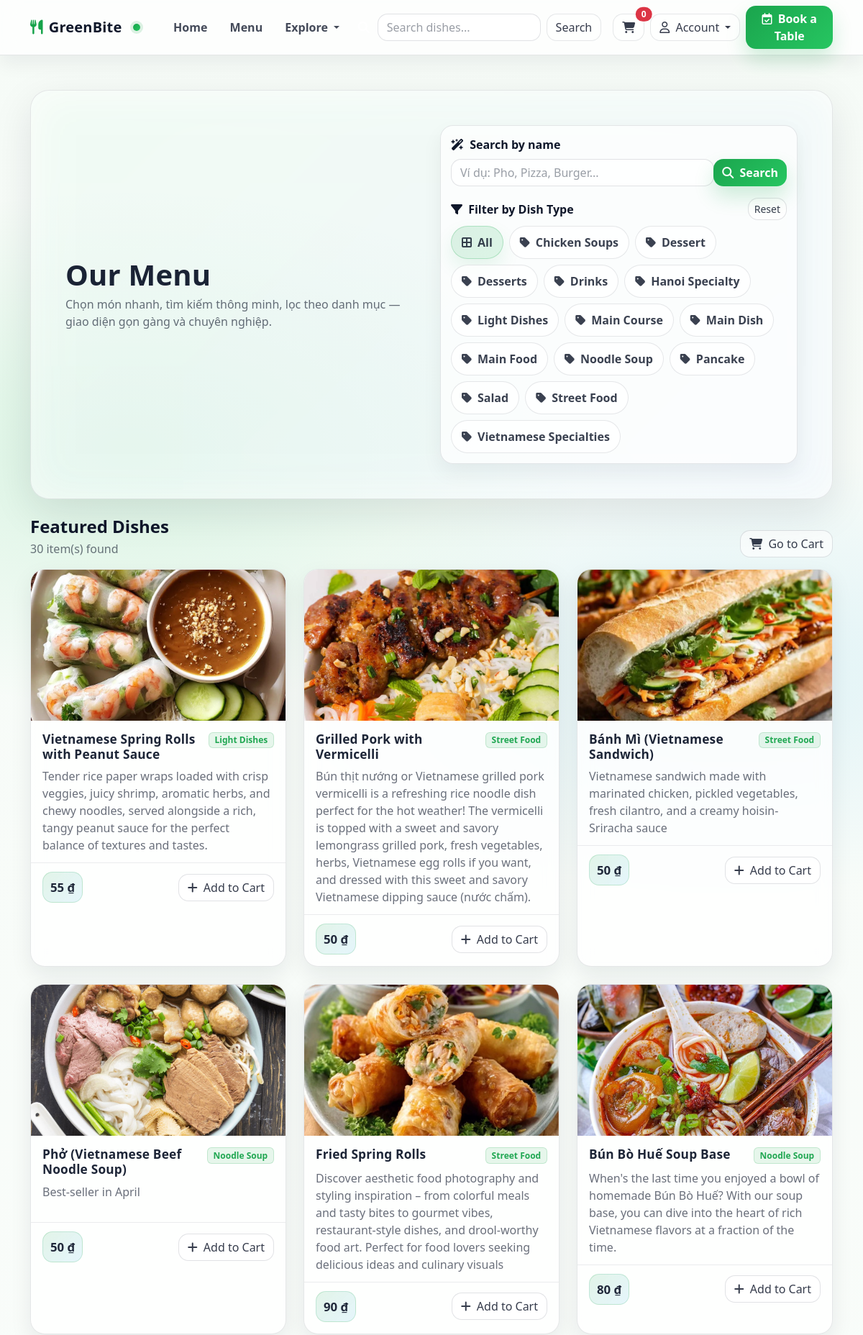
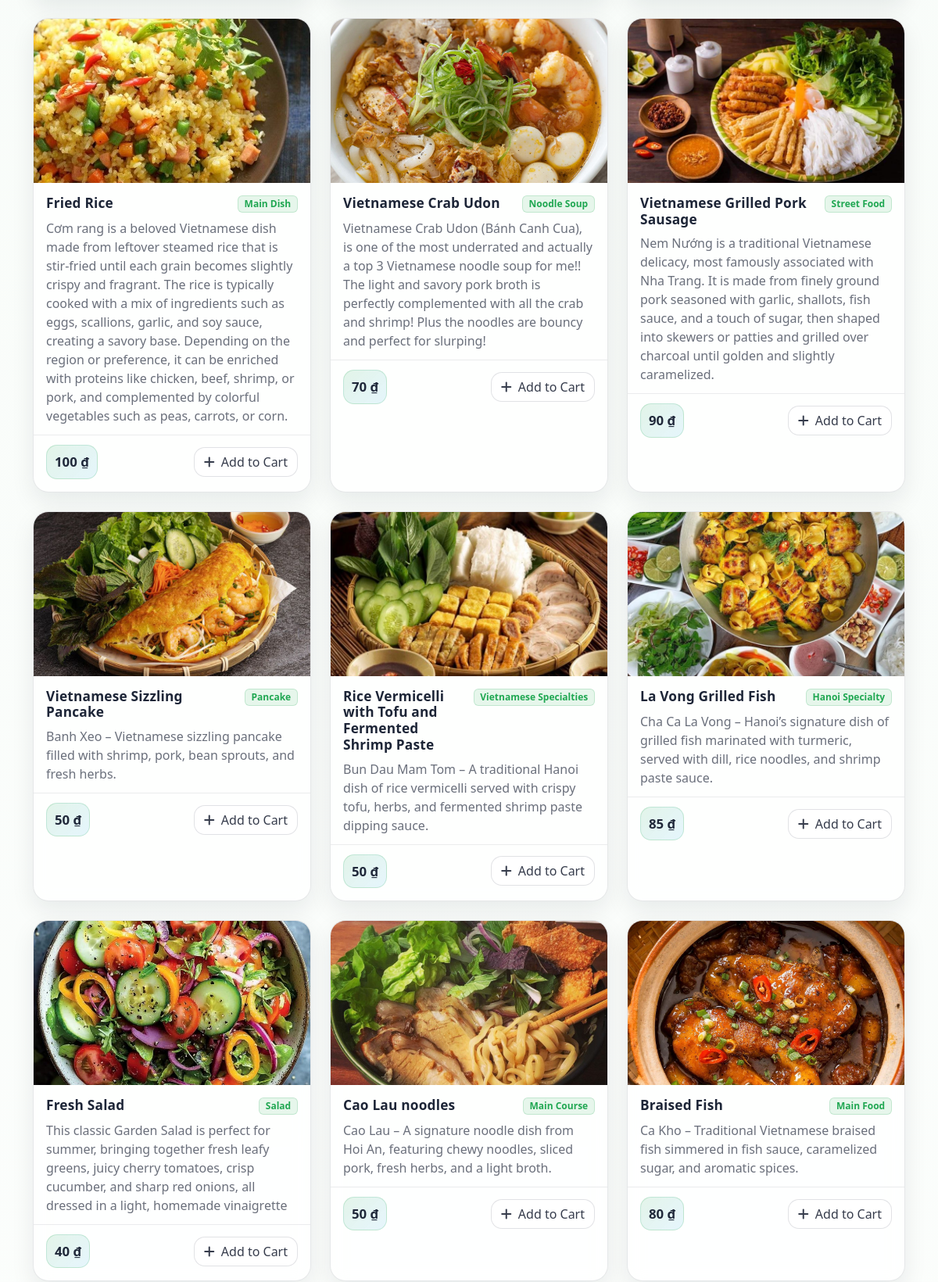
Screenshot of /search (upper part) with the database file from the repository (2 pictures, top to bottom).
### tables this page shows
CREATE TABLE menus (
            id INTEGER PRIMARY KEY AUTOINCREMENT,
            name TEXT NOT NULL,
            price REAL,
            description TEXT,
            image TEXT
        , rating REAL DEFAULT 5.0, category TEXT DEFAULT 'Main Course');

### app.py (the view)
@app.route("/search")
def search():
    controller = MenuController()
    return controller.search()

### app.py (called while the page is built)
@app.context_processor
def inject_user():
    cart = session.get('cart', {})
    try:
        cart_count = sum(int(v.get('quantity', 0)) for v in cart.values())
    except Exception:
        cart_count = 0
    return {
        'username': session.get('username'),
        'role': session.get('role'),
        'cart_count': cart_count
    }

### controller/menu_controller.py (called while the page is built)
    def _render_with_session(self, template_name, **context):
        if "username" in session:
            context["username"] = session.get("username")
            context["role"] = session.get("role")
        return render_template(template_name, **context)

    def search(self):
        keyword = (request.args.get("search") or "").strip()
        category = (request.args.get("category") or "").strip()
        menu_items = self.model.search_menu(keyword if keyword else None, category if category else None)
        try:
            categories = self.model.get_distinct_categories()
        except Exception:
            categories = self._unique_categories(menu_items or [])
        if any(not ((it.get("category") or "").strip()) for it in menu_items):
            if "Uncategorized" not in categories:
                categories.append("Uncategorized")
        return self._render_with_session(
            "search_menu.html",
            items=menu_items,
            categories=categories,
            selected_category=category,
            search_keyword=keyword,
        )

### model/menu_model.py (called while the page is built)
    def get_distinct_categories(self):
        connection = sqlite3.connect(self.db_path)
        cursor = connection.cursor()
        cursor.execute("SELECT DISTINCT category FROM menus WHERE category IS NOT NULL AND TRIM(category) != '' ORDER BY category")
        rows = cursor.fetchall()
        connection.close()
        return [r[0] for r in rows]

### templates/search_menu.html (shortened to what this page needs)
<!DOCTYPE html>
<html lang="vi">
<head>
  <link href="https://cdn.jsdelivr.net/npm/bootstrap@5.3.3/dist/css/bootstrap.min.css" rel="stylesheet">
  <link href="https://cdnjs.cloudflare.com/ajax/libs/font-awesome/6.5.0/css/all.min.css" rel="stylesheet">
  <link rel="stylesheet" href="https://code.jquery.com/ui/1.13.2/themes/base/jquery-ui.css">
</head>
<body>
  <nav class="navbar navbar-expand-lg sticky-top">
    <div class="container">
      <a class="navbar-brand text-white d-flex align-items-center gap-2" href="{{ url_for('search') }}">
        <i class="fa-solid fa-utensils"></i>
        <span>GreenBite</span><span class="brand-dot"></span>
      </a>
      <div class="collapse navbar-collapse" id="topNav">
        <ul class="navbar-nav me-auto mb-2 mb-lg-0 ms-lg-3 gap-lg-1">
          <li class="nav-item">
            <a class="nav-link" href="/">Home</a>
          </li>
          <li class="nav-item">
            <a class="nav-link active" aria-current="page" href="{{ url_for('search') }}">Menu</a>
          </li>
          <li class="nav-item dropdown">
            <a class="nav-link dropdown-toggle" href="#" role="button" data-bs-toggle="dropdown" aria-expanded="false">
              Explore
            </a>
          </li>
        </ul>
        <form class="d-flex gap-2 me-lg-3 my-3 my-lg-0" method="GET" action="{{ url_for('search') }}">
          <div class="input-group">
            <span class="input-group-text bg-transparent text-white border-0" style="border-top-left-radius:14px;border-bottom-left-radius:14px;">
              <i class="fa-solid fa-magnifying-glass"></i>
            </span>
            <input
              class="form-control"
              type="search"
              name="search"
              placeholder="Search dishes..."
              aria-label="Search dishes"
              style="min-width: 220px; border-top-right-radius:14px;border-bottom-right-radius:14px;"
            />
          </div>
          <button class="btn nav-cta" type="submit">Search</button>
        </form>
        <div class="d-flex align-items-center gap-2">
          <a class="btn nav-cta position-relative" href="/cart" aria-label="Cart">
            <i class="fa-solid fa-cart-shopping"></i>
            <span class="position-absolute top-0 start-100 translate-middle badge rounded-pill bg-danger">
              {{ cart_count or 0 }}
            </span>
          </a>
          <div class="dropdown">
            <button class="btn nav-cta dropdown-toggle" type="button" data-bs-toggle="dropdown" aria-expanded="false">
              <i class="fa-regular fa-user me-1"></i> Account
            </button>
          </div>
          <a class="btn btn-brand" href="/reservation">
            <i class="fa-regular fa-calendar-check me-1"></i> Book a Table
          </a>
        </div>
      </div>
    </div>
  </nav>
  <main class="container my-4 my-lg-5">
    <section class="hero p-4 p-lg-5 mb-4">
      <div class="row align-items-center g-4">
        <div class="col-lg-6">
          <h1 class="hero-title display-6 mb-2">Our Menu</h1>
          <p class="hero-sub mb-0">
            Chọn món nhanh, tìm kiếm thông minh, lọc theo danh mục — giao diện gọn gàng và chuyên nghiệp.
          </p>
        </div>
        <div class="col-lg-6">
          <div class="search-wrap">
            <form method="GET" action="{{ url_for('search') }}" class="mb-3">
              <label class="form-label fw-bold mb-2" for="searchInput">
                <i class="fa-solid fa-wand-magic-sparkles me-1"></i> Search by name
              </label>
              <div class="input-group">
                <input
                  type="text"
                  class="form-control"
                  id="searchInput"
                  name="search"
                  placeholder="Ví dụ: Pho, Pizza, Burger..."
                  aria-label="Search"
                />
                <button class="btn btn-brand" type="submit">
                  <i class="fa-solid fa-magnifying-glass me-1"></i> Search
                </button>
              </div>
            </form>
            <div>
              <div class="d-flex align-items-center justify-content-between mb-2">
                <div class="fw-bold">
                  <i class="fa-solid fa-filter me-1"></i> Filter by Dish Type
                </div>
                <a class="btn btn-ghost btn-sm" href="{{ url_for('search') }}">
                  Reset
                </a>
              </div>
              {% if categories %}
              <div class="d-flex flex-wrap gap-2">
                <a
                  class="pill {% if not selected_category %}active{% endif %}"
                  href="{{ url_for('search') }}"
                >
                  <i class="fa-solid fa-border-all"></i> All
                </a>
                {% for cat in categories %}
                  {% if cat and cat != 'Uncategorized' %}
                    <a
                      class="pill {% if selected_category == cat %}active{% endif %}"
                      href="{{ url_for('search', category=cat) }}"
                    >
                      <i class="fa-solid fa-tag"></i> {{ cat }}
                    </a>
                  {% endif %}
                {% endfor %}
              </div>
              {% else %}
                <div class="text-warning small">Chưa có danh mục để lọc.</div>
              {% endif %}
            </div>
          </div>
        </div>
      </div>
    </section>
    <section>
      <div class="d-flex align-items-end justify-content-between flex-wrap gap-2 mb-3">
        <div>
          <h2 class="h4 mb-1 fw-bold">Featured Dishes</h2>
          <div class="text-secondary" style="color:rgba(15,23,42,.60) !important;">
            {{ items|length }} item(s) found
          </div>
        </div>
        <div class="d-flex gap-2">
          <a class="btn btn-ghost" href="/cart">
            <i class="fa-solid fa-cart-shopping me-1"></i> Go to Cart
          </a>
        </div>
      </div>
      <div class="row g-4">
        {% for item in items %}
          <div class="col-md-6 col-lg-4">
            <div class="menu-card">
              {% if item.image %}
                <img
                  src="{{ url_for('static', filename='uploads/' ~ item.image) }}"
                  alt="{{ item.name }}"
                  class="menu-img"
                  loading="lazy"
                />
              {% endif %}
              <div class="menu-body">
                <div class="d-flex align-items-start justify-content-between gap-2">
                  <h3 class="menu-title">{{ item.name }}</h3>
                  {% if item.category %}
                    <span class="badge badge-cat">{{ item.category }}</span>
                  {% endif %}
                </div>
                <p class="menu-desc mb-0">
                  {{ item.description }}
                </p>
              </div>
              <div class="menu-footer">
                <div class="price">
                  {{ "{:,.0f}".format(item.price) }} ₫
                </div>
                <form action="{{ url_for('add_to_cart', item_id=item.id) }}" method="POST" class="m-0">
                  <button type="submit" class="btn btn-ghost">
                    <i class="fa-solid fa-plus me-1"></i> Add to Cart
                  </button>
                </form>
              </div>
            </div>
          </div>
        {% endfor %}
      </div>
    </section>
  </main>
</body>
</html>

### rows the page displays
menus: image (picture), name "Vietnamese Spring Rolls with Peanut Sauce", category "Light Dishes", description "Tender rice paper wraps loaded with crisp veggies, juicy shrimp, aromatic herbs, and chewy noodles, served alongside a rich, tangy peanut sauce for the perfect balance of textures and tastes.", price "55"
menus: image (picture), name "Grilled Pork with Vermicelli", category "Street Food", description "Bún thịt nướng or Vietnamese grilled pork vermicelli is a refreshing rice noodle dish perfect for the hot weather! The vermicelli is topped with a sweet and savory lemongrass grilled pork, fresh vegetables, herbs, Vietnamese egg rolls if you want, and dressed with this sweet and savory Vietnamese dipping sauce (nước chấm).", price "50"
menus: image (picture), name "Bánh Mì (Vietnamese Sandwich)", category "Street Food", description "Vietnamese sandwich made with marinated chicken, pickled vegetables, fresh cilantro, and a creamy hoisin-Sriracha sauce", price "50"
menus: image (picture), name "Phở (Vietnamese Beef Noodle Soup)", category "Noodle Soup", description "Best-seller in April", price "50"
menus: image (picture), name "Fried Spring Rolls", category "Street Food", description "Discover aesthetic food photography and styling inspiration – from colorful meals and tasty bites to gourmet vibes, restaurant-style dishes, and drool-worthy food art. Perfect for food lovers seeking delicious ideas and culinary visuals", price "90"
menus: image (picture), name "Bún Bò Huế Soup Base", category "Noodle Soup", description "When's the last time you enjoyed a bowl of homemade Bún Bò Huế? With our soup base, you can dive into the heart of rich Vietnamese flavors at a fraction of the time.", price "80"
menus: image (picture), name "Fried Rice", category "Main Dish", description "Cơm rang is a beloved Vietnamese dish made from leftover steamed rice that is stir-fried until each grain becomes slightly crispy and fragrant. The rice is typically cooked with a mix of ingredients such as eggs, scallions, garlic, and soy sauce, creating a savory base. Depending on the region or preference, it can be enriched with proteins like chicken, beef, shrimp, or pork, and complemented by colorful vegetables such as peas, carrots, or corn.", price "100"
menus: image (picture), name "Vietnamese Crab Udon", category "Noodle Soup", description "Vietnamese Crab Udon (Bánh Canh Cua), is one of the most underrated and actually a top 3 Vietnamese noodle soup for me!! The light and savory pork broth is perfectly complemented with all the crab and shrimp! Plus the noodles are bouncy and perfect for slurping!", price "70"
menus: image (picture), name "Vietnamese Grilled Pork Sausage", category "Street Food", description "Nem Nướng is a traditional Vietnamese delicacy, most famously associated with Nha Trang. It is made from finely ground pork seasoned with garlic, shallots, fish sauce, and a touch of sugar, then shaped into skewers or patties and grilled over charcoal until golden and slightly caramelized.", price "90"
menus: image (picture), name "Vietnamese Sizzling Pancake", category "Pancake", description "Banh Xeo – Vietnamese sizzling pancake filled with shrimp, pork, bean sprouts, and fresh herbs.", price "50"
menus: image (picture), name "Rice Vermicelli with Tofu and Fermented Shrimp Paste", category "Vietnamese Specialties", description "Bun Dau Mam Tom – A traditional Hanoi dish of rice vermicelli served with crispy tofu, herbs, and fermented shrimp paste dipping sauce.", price "50"
menus: image (picture), name "La Vong Grilled Fish", category "Hanoi Specialty", description "Cha Ca La Vong – Hanoi’s signature dish of grilled fish marinated with turmeric, served with dill, rice noodles, and shrimp paste sauce.", price "85"
menus: image (picture), name "Fresh Salad", category "Salad", description "This classic Garden Salad is perfect for summer, bringing together fresh leafy greens, juicy cherry tomatoes, crisp cucumber, and sharp red onions, all dressed in a light, homemade vinaigrette", price "40"
menus: image (picture), name "Cao Lau noodles", category "Main Course", description "Cao Lau – A signature noodle dish from Hoi An, featuring chewy noodles, sliced pork, fresh herbs, and a light broth.", price "50"
menus: image (picture), name "Braised Fish", category "Main Food", description "Ca Kho – Traditional Vietnamese braised fish simmered in fish sauce, caramelized sugar, and aromatic spices.", price "80"

### other values shown
{{ cart_count or 0 }} "0"
{{ cat }} "Chicken Soups" "Dessert" "Desserts" "Drinks" "Hanoi Specialty" "Light Dishes" "Main Course" "Main Dish" "Main Food" "Noodle Soup" "Pancake" "Salad" "Street Food" "Vietnamese Specialties"
{{ items|length }} "30"
